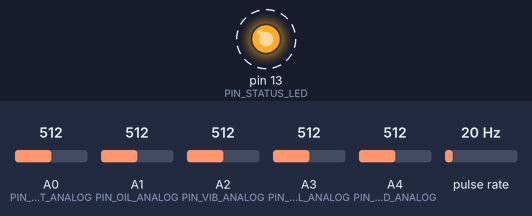
This sketch was run on a simulated Arduino Uno, built with avr-gcc and run on an emulated ATmega328P. Parts: output pins drawn as LEDs (lit = HIGH). Wiring (inferred from the names in the program): pulse sensor: data pin 2. Dashed ring = blinking. The test bench sets the inputs (shaded band); at power-on: A0 (PIN_CHT_ANALOG) = 512, A1 (PIN_OIL_ANALOG) = 512, A2 (PIN_VIB_ANALOG) = 512, A3 (PIN_FUEL_ANALOG) = 512, A4 (PIN_LOAD_ANALOG) = 512, pulse rate 20 Hz. What the sketch prints to the serial monitor is not drawn.

Above: at 0.3 s.
Timing chart, 0 to 3.0 s (numbered marks = the images above):
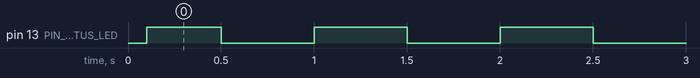

Measured:
- by itself, pin 13 (PIN_STATUS_LED): alternates HIGH for 0.50 s and LOW for 0.50 s
- by itself, everything shown: repeats every 2.0 s, in 4 steps

The sketch:

aeris_sensor_acquisition.ino
```cpp
/*
 * AERIS-TWIN Aero-Engine Digital Twin
 * Hardware Subsystem: Arduino Uno Sensor Acquisition & Engineering Conversion
 *
 * Description:
 *  Acquires multi-channel sensor signals representing UAV aero-engine parameters,
 *  performs analog-to-digital conversions, filtering, and engineering unit scaling,
 *  and transmits formatted JSON telemetry frames over UART (115200 baud) to the
 *  ESP32 Wireless Telemetry Gateway.
 *
 * Supported Sensor Channels & Pins:
 *  - RPM: Digital Pin 2 (External Interrupt 0, Hall Effect / Opto-interrupter)
 *  - CHT (Cylinder Head Temp): Analog Pin A0 (NTC Thermistor / Linearized Temp Sensor)
 *  - Oil Pressure: Analog Pin A1 (0.5V - 4.5V 0-10 bar Pressure Transducer)
 *  - Vibration: Analog Pin A2 (Piezoelectric / Piezo Disk or Analog Accelerometer)
 *  - Fuel Flow: Analog Pin A3 (Analog Flow Sensor / Potentiometer simulation)
 *  - Engine Load / Throttle: Analog Pin A4 (Rotary Throttle Potentiometer)
 *
 * Output Rate: 10 Hz (100 ms loop interval)
 * Protocol: Newline-delimited JSON
 */

#include <Arduino.h>

// ==========================================
// FEATURE TOGGLES & CONFIGURATION
// ==========================================
#define SENSOR_RPM_ENABLED      1
#define SENSOR_CHT_ENABLED      1
#define SENSOR_OIL_ENABLED      1
#define SENSOR_VIB_ENABLED      1
#define SENSOR_FUEL_ENABLED     1
#define SENSOR_LOAD_ENABLED     1

// Simulation fallback: If true, channels with disconnected/floating pins will generate
// realistic nominal flight telemetry curves instead of zero/noise.
#define BENCH_TEST_SIM_FALLBACK 0

// Baud rate for UART to ESP32
#define UART_BAUD_RATE          115200

// Sampling interval in milliseconds (10 Hz = 100 ms)
#define TELEMETRY_INTERVAL_MS   100

// ==========================================
// PIN DEFINITIONS
// ==========================================
const uint8_t PIN_RPM_INTERRUPT = 2;   // INT0
const uint8_t PIN_CHT_ANALOG    = A0;  // Temp (CHT)
const uint8_t PIN_OIL_ANALOG    = A1;  // Oil Pressure
const uint8_t PIN_VIB_ANALOG    = A2;  // Vibration
const uint8_t PIN_FUEL_ANALOG   = A3;  // Fuel Flow
const uint8_t PIN_LOAD_ANALOG   = A4;  // Throttle / Engine Load
const uint8_t PIN_STATUS_LED    = 13;  // Onboard Heartbeat LED

// ==========================================
// GLOBAL STATE & RPM TRACKING
// ==========================================
volatile uint32_t g_rpm_pulse_count = 0;
volatile uint32_t g_last_pulse_time_us = 0;
uint32_t g_last_rpm_calc_ms = 0;
uint32_t g_last_telemetry_tx_ms = 0;
uint32_t g_sequence_id = 0;

// Low-pass filter smoothing factors (Exponential Moving Average, alpha = 0.25)
const float EMA_ALPHA = 0.25f;
float g_filtered_cht = 145.0f;
float g_filtered_oil = 4.2f;
float g_filtered_vib = 1.8f;
float g_filtered_fuel = 8.5f;
float g_filtered_load = 65.0f;
float g_calculated_rpm = 5400.0f;

// ==========================================
// INTERRUPT SERVICE ROUTINES
// ==========================================
void isr_rpm_pulse() {
    g_rpm_pulse_count++;
    g_last_pulse_time_us = micros();
}

// ==========================================
// SENSOR CONVERSION HELPERS
// ==========================================

// RPM Calculation (Pulses per revolution = 1)
float read_rpm(uint32_t elapsed_ms) {
    if (!SENSOR_RPM_ENABLED) return 0.0f;

    // Disable interrupts briefly to read and reset pulse counter
    noInterrupts();
    uint32_t pulses = g_rpm_pulse_count;
    g_rpm_pulse_count = 0;
    interrupts();

    if (elapsed_ms == 0) return g_calculated_rpm;

    // RPM = (pulses / (elapsed_ms / 1000.0)) * 60.0
    float instant_rpm = (pulses * 60000.0f) / (float)elapsed_ms;

#if BENCH_TEST_SIM_FALLBACK
    if (pulses == 0) {
        // Subtle drift around nominal 5450 RPM for bench testing without optical wheel
        instant_rpm = 5400.0f + (sin(millis() / 2000.0f) * 150.0f);
    }
#endif

    // Smooth RPM
    g_calculated_rpm = (EMA_ALPHA * instant_rpm) + ((1.0f - EMA_ALPHA) * g_calculated_rpm);
    if (g_calculated_rpm < 0.0f) g_calculated_rpm = 0.0f;
    if (g_calculated_rpm > 12000.0f) g_calculated_rpm = 12000.0f;

    return g_calculated_rpm;
}

// CHT Sensor (0-5V mapped to 20°C - 300°C)
float read_cht() {
    if (!SENSOR_CHT_ENABLED) return 0.0f;
    int raw = analogRead(PIN_CHT_ANALOG); // 0 to 1023
    float voltage = (raw / 1023.0f) * 5.0f;

    // Linear / thermistor scaling approximation: 0.5V=25°C, 4.5V=250°C
    float temp_c = 25.0f + ((voltage - 0.5f) / 4.0f) * 225.0f;

#if BENCH_TEST_SIM_FALLBACK
    if (raw < 15) { // Unconnected / grounded pin
        temp_c = 145.0f + (sin(millis() / 5000.0f) * 8.0f);
    }
#endif

    g_filtered_cht = (EMA_ALPHA * temp_c) + ((1.0f - EMA_ALPHA) * g_filtered_cht);
    return g_filtered_cht;
}

// Oil Pressure (0.5V - 4.5V mapped to 0.0 - 10.0 bar)
float read_oil_pressure() {
    if (!SENSOR_OIL_ENABLED) return 0.0f;
    int raw = analogRead(PIN_OIL_ANALOG);
    float voltage = (raw / 1023.0f) * 5.0f;

    float pressure_bar = ((voltage - 0.5f) / 4.0f) * 10.0f;
    if (pressure_bar < 0.0f) pressure_bar = 0.0f;

#if BENCH_TEST_SIM_FALLBACK
    if (raw < 15) {
        pressure_bar = 4.2f + (cos(millis() / 4000.0f) * 0.3f);
    }
#endif

    g_filtered_oil = (EMA_ALPHA * pressure_bar) + ((1.0f - EMA_ALPHA) * g_filtered_oil);
    return g_filtered_oil;
}

// Vibration Peak/RMS (0-5V mapped to 0.0 - 15.0 mm/s)
float read_vibration() {
    if (!SENSOR_VIB_ENABLED) return 0.0f;
    int raw = analogRead(PIN_VIB_ANALOG);
    float voltage = (raw / 1023.0f) * 5.0f;

    float vib_mms = (voltage / 5.0f) * 15.0f;

#if BENCH_TEST_SIM_FALLBACK
    if (raw < 15) {
        vib_mms = 1.85f + (sin(millis() / 1500.0f) * 0.4f);
    }
#endif

    g_filtered_vib = (EMA_ALPHA * vib_mms) + ((1.0f - EMA_ALPHA) * g_filtered_vib);
    return g_filtered_vib;
}

// Fuel Flow Rate (0-5V mapped to 0.0 - 30.0 L/h)
float read_fuel_flow() {
    if (!SENSOR_FUEL_ENABLED) return 0.0f;
    int raw = analogRead(PIN_FUEL_ANALOG);
    float voltage = (raw / 1023.0f) * 5.0f;

    float flow_lph = (voltage / 5.0f) * 30.0f;

#if BENCH_TEST_SIM_FALLBACK
    if (raw < 15) {
        flow_lph = 8.5f + (sin(millis() / 3000.0f) * 0.8f);
    }
#endif

    g_filtered_fuel = (EMA_ALPHA * flow_lph) + ((1.0f - EMA_ALPHA) * g_filtered_fuel);
    return g_filtered_fuel;
}

// Throttle / Engine Load (0-5V mapped to 0.0% - 100.0%)
float read_engine_load() {
    if (!SENSOR_LOAD_ENABLED) return 0.0f;
    int raw = analogRead(PIN_LOAD_ANALOG);
    float load_pct = (raw / 1023.0f) * 100.0f;

#if BENCH_TEST_SIM_FALLBACK
    if (raw < 15) {
        load_pct = 68.0f + (sin(millis() / 6000.0f) * 5.0f);
    }
#endif

    g_filtered_load = (EMA_ALPHA * load_pct) + ((1.0f - EMA_ALPHA) * g_filtered_load);
    return g_filtered_load;
}

// ==========================================
// SETUP
// ==========================================
void setup() {
    // Initialize Hardware UART
    Serial.begin(UART_BAUD_RATE);
    while (!Serial && millis() < 2000) {
        // Wait for serial port connection (relevant for native USB boards)
    }

    pinMode(PIN_STATUS_LED, OUTPUT);
    digitalWrite(PIN_STATUS_LED, LOW);

    // Setup RPM Interrupt
    if (SENSOR_RPM_ENABLED) {
        pinMode(PIN_RPM_INTERRUPT, INPUT_PULLUP);
        attachInterrupt(digitalPinToInterrupt(PIN_RPM_INTERRUPT), isr_rpm_pulse, FALLING);
    }

    // Set analog reference to default 5V
    analogReference(DEFAULT);

    g_last_rpm_calc_ms = millis();
    g_last_telemetry_tx_ms = millis();
}

// ==========================================
// MAIN LOOP
// ==========================================
void loop() {
    uint32_t current_ms = millis();

    // Check if telemetry transmission interval elapsed
    if (current_ms - g_last_telemetry_tx_ms >= TELEMETRY_INTERVAL_MS) {
        uint32_t dt_rpm_ms = current_ms - g_last_rpm_calc_ms;
        g_last_rpm_calc_ms = current_ms;
        g_last_telemetry_tx_ms = current_ms;

        // Sample and convert all channels
        float rpm = read_rpm(dt_rpm_ms);
        float cht = read_cht();
        float oil = read_oil_pressure();
        float vib = read_vibration();
        float fuel = read_fuel_flow();
        float load = read_engine_load();

        g_sequence_id++;

        // Blink Status LED on each transmit
        digitalWrite(PIN_STATUS_LED, (g_sequence_id % 10 < 5) ? HIGH : LOW);

        // Format compact JSON frame onto Serial output
        // Protocol: Standard newline-delimited JSON
        Serial.print(F("{\"seq\":"));
        Serial.print(g_sequence_id);
        Serial.print(F(",\"source\":\"PHYSICAL_SENSOR\""));
        Serial.print(F(",\"rpm\":"));
        Serial.print(rpm, 1);
        Serial.print(F(",\"cht\":"));
        Serial.print(cht, 2);
        Serial.print(F(",\"oil_pressure\":"));
        Serial.print(oil, 2);
        Serial.print(F(",\"vibration\":"));
        Serial.print(vib, 2);
        Serial.print(F(",\"fuel_flow\":"));
        Serial.print(fuel, 2);
        Serial.print(F(",\"engine_load\":"));
        Serial.print(load, 1);
        Serial.println(F("}"));
    }
}
```
